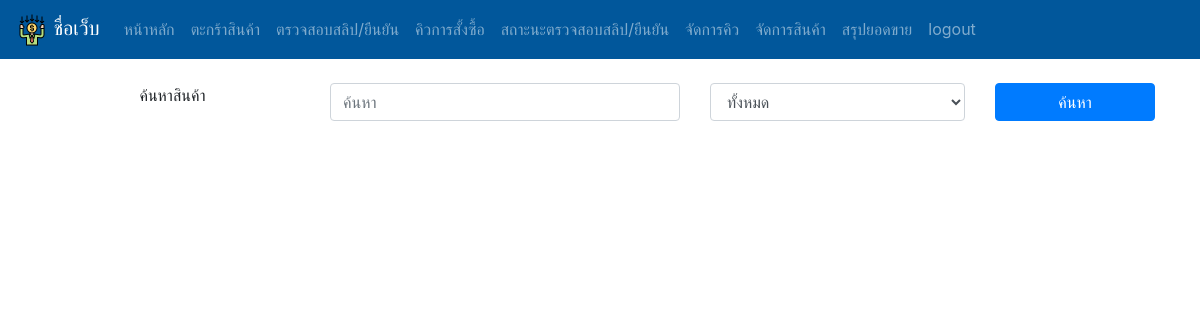
The app's page / (signed in), older data.
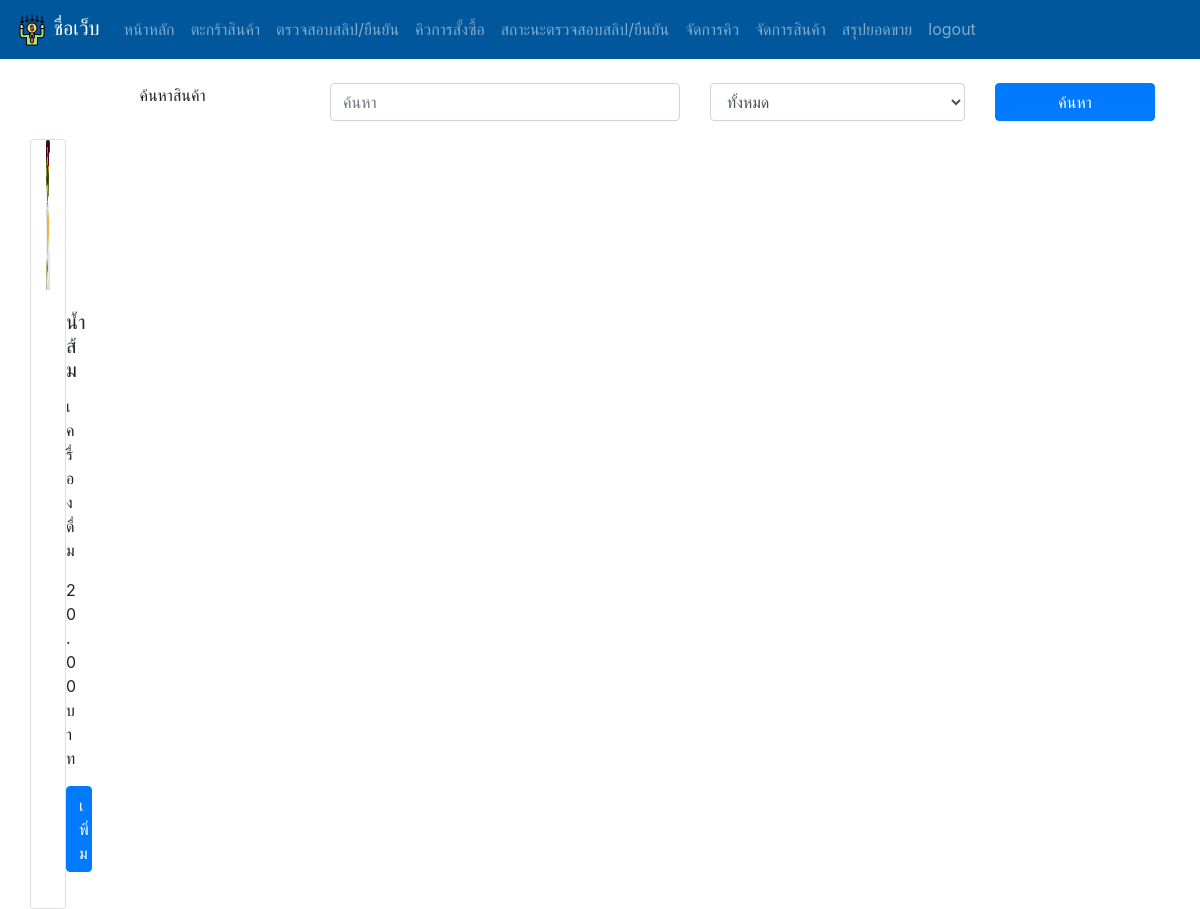
The same page, newer data.
### main/models.py (models this page shows, shortened)
class Product(models.Model):
    type = models.ForeignKey(Type, on_delete=models.PROTECT,null=True)
    name = models.CharField(max_length=255)
    price = models.FloatField()
    stock = models.IntegerField()
    picture = models.ImageField(upload_to='product_pic',null=True,blank=True)

class Type(models.Model):
    type_name = models.CharField(max_length=255)

### main/views.py (the view)
# urls.py: path('',views.index,name='index'),
@login_required
def index(request):
    product = Product.objects.all()
    type = Type.objects.all()
    search = request.GET.get('search','')
    searchtype = request.GET.get('sel','')
    if search:
        product = product.filter(name__icontains=search)
    if searchtype > '0':
        product = product.filter(type_id=searchtype)
    context = {
        'product':product,
        'type':type,
    }
    return render(request, 'main/index.html', context=context)

### main/templates/main/index.html (shortened to what this page needs)
{% extends 'basesell.html' %}
{% block content %}
    <form method="GET" action="{% url 'index' %}">
        <div class="row">
            <div class="col-sm-3">
                <p class="text-center">ค้นหาสินค้า</p>
            </div>
            <div class="col-sm-4">
                <input type="text" name="search" id="search" value="{{search}}" placeholder="ค้นหา"
                      class="form-control col">
            </div>
            <div class="col-sm-3">
                <select name="sel" id="{{sel}}" class="form-control col">
                    <option value="0">ทั้งหมด</option>
                </select>
            </div>
            <div class="col">
                <button type="submit" class="btn btn-primary col">ค้นหา</button>
            </div>
        </div>
    </form>
    <div class="card-group">
        <div class="row">
        {% for p in product %}
            {% if p.stock > 0 and p.type.id == 2%}
            <div class="card col-3">
                <img class="card-img-top" src="{{ p.picture.url }}" alt="" width='100%' height='150px'>
                <div class="card-body">
                    <h5 class="card-title">{{ p.name }}</h5>
                    <p class="card-text">{{ p.type.type_name }}</p>
                    <p class="card-text">{{ p.price|stringformat:".2f" }} บาท</p>
                    <a href="#"><p class="card-text">
                        <div class="btn btn-primary col">เพิ่ม</div>
                    </p></a>
                </div>
            </div>
            {% elif p.type.id == 1%}
            <div class="card col-3">
                <img class="card-img-top" src="{{ p.picture.url }}" alt="" width='100%' height='150px'>
                <div class="card-body">
                    <h5 class="card-title">{{ p.name }}</h5>
                    <p class="card-text">{{ p.type.type_name }}</p>
                    <p class="card-text">{{ p.price|stringformat:".2f" }} บาท</p>
                    <a href="#"><p class="card-text">
                        <div class="btn btn-primary col">เพิ่ม</div>
                    </p></a>
                </div>
            </div>
            {% endif %}
        {% endfor %}
        </div>
    </div>
{% endblock %}

Row changes from the older to the newer data that the page shows:
added Product: picture (picture), name "น้ำส้ม", type.type_name "เครื่องดื่ม", price "20.00"
